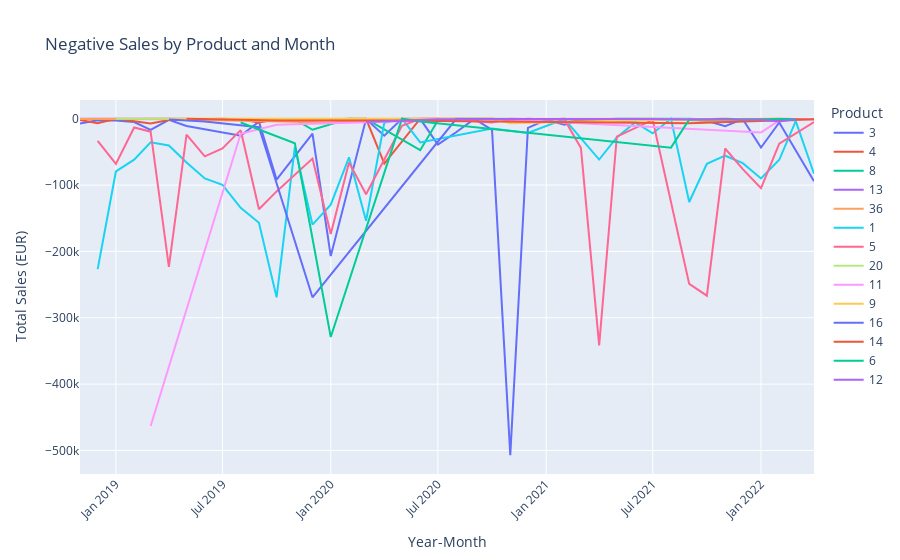

Notebook source saved alongside this figure:
### Markdown cell above
<span style="background-color:#235987; padding:5px; border-radius:5px;">**Remarks**</span> <a id='sales-data'></a>

Product Groups with **most negative sales**, from the lowest value: Group **1**, Group **5**, Group **3**, Group **11**, Group **6**, Group **16**.
- Are this products with the most sales as well? Is the negative sales value proportional to the positive values?

### Code cell
negative_sales['Year_Month'] = negative_sales['DATE'].dt.to_period('M').astype(str)
grouped_negative_sales_prod_month = negative_sales.groupby(['Year_Month', 'Mapped_GCK'])['Sales_EUR'].sum().reset_index()

plot_sales_by_product_month(grouped_negative_sales_prod_month, 'Year_Month', 'Sales_EUR', 'Mapped_GCK', 
                            'Negative Sales by Product and Month', 'Year-Month', 'Total Sales (EUR)')

### Figure 1 — Plotly figure (JSON) as saved in the notebook; plotly's stock layout.template omitted (floating-point values rounded to 4 significant figures)
{"data": [{"hovertemplate": "Product=3<br>Year-Month=%{x}<br>Total Sales (EUR)=%{y}<extra></extra>", "legendgroup": "3", "line": {"color": "#636efa", "dash": "solid"}, "marker": {"symbol": "circle"}, "mode": "lines", "name": "3", "orientation": "v", "showlegend": true, "type": "scatter", "x": ["2018-11", "2018-12", "2019-01", "2019-02", "2019-03", "2019-04", "2019-05", "2019-08", "2019-09", "2019-10", "2019-12", "2020-01", "2020-03", "2020-04", "2020-05", "2020-06", "2020-07", "2020-08", "2020-09", "2020-10", "2020-11", "2020-12", "2021-01", "2021-02", "2021-03", "2021-05", "2021-06", "2021-07", "2021-08", "2021-09", "2021-10", "2021-11", "2021-12", "2022-01", "2022-02", "2022-04"], "xaxis": "x", "y": [-7269.0, -2448.0, -2775.0, -5030.0, -16710.0, -1745.0, -10960.0, -25710.0, -4504.0, -91860.0, -22660.0, -207000.0, -476.1, -25520.0, -178.9, -241.9, -38877, -20428, -280.9, -16790.0, -507300.0, -13850.0, -1676.0, -8963.0, -1972.0, -3888, -2588.0, -800.8, -1077.0, -1331.0, -2984.0, -11170.0, -633.5, -43470.0, -5723.0, -94320.0], "yaxis": "y"}, {"hovertemplate": "Product=4<br>Year-Month=%{x}<br>Total Sales (EUR)=%{y}<extra></extra>", "legendgroup": "4", "line": {"color": "#EF553B", "dash": "solid"}, "marker": {"symbol": "circle"}, "mode": "lines", "name": "4", "orientation": "v", "showlegend": true, "type": "scatter", "x": ["2018-11", "2018-12", "2019-01", "2019-03", "2019-04", "2019-07", "2019-08", "2019-09", "2019-10", "2020-01", "2020-02", "2020-03", "2020-04", "2020-06", "2020-07", "2020-10", "2020-11", "2020-12", "2021-01", "2021-02", "2021-03", "2021-04", "2021-05", "2021-06", "2021-07", "2021-09", "2021-10", "2021-11", "2021-12", "2022-01", "2022-02", "2022-03", "2022-04"], "xaxis": "x", "y": [-2030.0, -6772.0, -261.6, -7123.0, -2037.0, -68.45, -1072.0, -5764.0, -751.9, -1351.0, -52.08, -91.45, -67750.0, -55.62, -107.4, -127.4, -3575.0, -156.3, -1267.0, -77.6, -2575.0, -2483.0, -2834.0, -1615.0, -1513.0, -377.3, -924.1, -64.48, -733.1, -45.92, -99.36, -428.7, -721.0], "yaxis": "y"}, {"hovertemplate": "Product=8<br>Year-Month=%{x}<br>Total Sales (EUR)=%{y}<extra></extra>", "legendgroup": "8", "line": {"color": "#00cc96", "dash": "solid"}, "marker": {"symbol": "circle"}, "mode": "lines", "name": "8", "orientation": "v", "showlegend": true, "type": "scatter", "x": ["2018-11", "2019-03", "2019-11", "2019-12", "2020-02", "2020-03", "2020-06", "2020-07", "2020-08", "2021-03", "2021-04", "2021-05", "2021-09", "2021-11", "2022-03"], "xaxis": "x", "y": [-500, -1000, -970, -16670.0, -205.9, -388.0, -47500.0, -2713.0, -105.4, -659.8, -1202.0, -46.2, -225.0, -2023.0, -2168.0], "yaxis": "y"}, {"hovertemplate": "Product=13<br>Year-Month=%{x}<br>Total Sales (EUR)=%{y}<extra></extra>", "legendgroup": "13", "line": {"color": "#ab63fa", "dash": "solid"}, "marker": {"symbol": "circle"}, "mode": "lines", "name": "13", "orientation": "v", "showlegend": true, "type": "scatter", "x": ["2018-11", "2019-04", "2019-05"], "xaxis": "x", "y": [-158.2, -26.31, -8.59], "yaxis": "y"}, {"hovertemplate": "Product=36<br>Year-Month=%{x}<br>Total Sales (EUR)=%{y}<extra></extra>", "legendgroup": "36", "line": {"color": "#FFA15A", "dash": "solid"}, "marker": {"symbol": "circle"}, "mode": "lines", "name": "36", "orientation": "v", "showlegend": true, "type": "scatter", "x": ["2018-11", "2019-04", "2019-06", "2020-01", "2020-05", "2021-03", "2021-07", "2021-11"], "xaxis": "x", "y": [-369.3, -246.3, -1780.0, -5887.0, -426.4, -360, -6.43, -4310.0], "yaxis": "y"}, {"hovertemplate": "Product=1<br>Year-Month=%{x}<br>Total Sales (EUR)=%{y}<extra></extra>", "legendgroup": "1", "line": {"color": "#19d3f3", "dash": "solid"}, "marker": {"symbol": "circle"}, "mode": "lines", "name": "1", "orientation": "v", "showlegend": true, "type": "scatter", "x": ["2018-12", "2019-01", "2019-02", "2019-03", "2019-04", "2019-05", "2019-06", "2019-07", "2019-08", "2019-09", "2019-10", "2019-11", "2019-12", "2020-01", "2020-02", "2020-03", "2020-04", "2020-05", "2020-06", "2020-10", "2020-12", "2021-02", "2021-04", "2021-05", "2021-06", "2021-07", "2021-08", "2021-09", "2021-10", "2021-11", "2021-12", "2022-01", "2022-02", "2022-03", "2022-04"], "xaxis": "x", "y": [-226700.0, -79500.0, -61770.0, -35530.0, -40300.0, -65900.0, -90040.0, -99660.0, -134300.0, -156900.0, -269100.0, -42670.0, -159600.0, -129600.0, -58220.0, -153800.0, -5967.0, -7.11e-15, -35720.0, -14960.0, -21590.0, -516.6, -61570.0, -28300.0, -5686.0, -21940.0, -100.3, -125600.0, -68010.0, -55770.0, -67060.0, -90100.0, -61910.0, -3677.0, -82990.0], "yaxis": "y"}, {"hovertemplate": "Product=5<br>Year-Month=%{x}<br>Total Sales (EUR)=%{y}<extra></extra>", "legendgroup": "5", "line": {"color": "#FF6692", "dash": "solid"}, "marker": {"symbol": "circle"}, "mode": "lines", "name": "5", "orientation": "v", "showlegend": true, "type": "scatter", "x": ["2018-12", "2019-01", "2019-02", "2019-03", "2019-04", "2019-05", "2019-06", "2019-07", "2019-08", "2019-09", "2019-10", "2019-12", "2020-01", "2020-02", "2020-03", "2020-05", "2020-06", "2020-07", "2020-10", "2020-11", "2021-02", "2021-03", "2021-04", "2021-05", "2021-07", "2021-09", "2021-10", "2021-11", "2021-12", "2022-01", "2022-02", "2022-04"], "xaxis": "x", "y": [-33570.0, -68220.0, -13270.0, -19540.0, -223200.0, -24110.0, -56670.0, -44730.0, -17270.0, -136600.0, -109600.0, -60000.0, -173800.0, -65910.0, -113700.0, -10790.0, -36.96, -168, -5568.0, -76.75, -1237.0, -44050.0, -341500.0, -27000.0, -1818.0, -249000.0, -266700.0, -44920.0, -76100.0, -104700.0, -37700.0, -5016.0], "yaxis": "y"}, {"hovertemplate": "Product=20<br>Year-Month=%{x}<br>Total Sales (EUR)=%{y}<extra></extra>", "legendgroup": "20", "line": {"color": "#B6E880", "dash": "solid"}, "marker": {"symbol": "circle"}, "mode": "lines", "name": "20", "orientation": "v", "showlegend": true, "type": "scatter", "x": ["2019-01", "2019-04", "2019-05", "2019-09", "2020-11"], "xaxis": "x", "y": [-1.14, -15.63, -5.1, -6.6, -11.16], "yaxis": "y"}, {"hovertemplate": "Product=11<br>Year-Month=%{x}<br>Total Sales (EUR)=%{y}<extra></extra>", "legendgroup": "11", "line": {"color": "#FF97FF", "dash": "solid"}, "marker": {"symbol": "circle"}, "mode": "lines", "name": "11", "orientation": "v", "showlegend": true, "type": "scatter", "x": ["2019-03", "2019-08", "2019-10", "2020-10", "2022-01", "2022-02", "2022-04"], "xaxis": "x", "y": [-463000.0, -22775, -9153.0, -2, -20670.0, -2518, -587.6], "yaxis": "y"}, {"hovertemplate": "Product=9<br>Year-Month=%{x}<br>Total Sales (EUR)=%{y}<extra></extra>", "legendgroup": "9", "line": {"color": "#FECB52", "dash": "solid"}, "marker": {"symbol": "circle"}, "mode": "lines", "name": "9", "orientation": "v", "showlegend": true, "type": "scatter", "x": ["2019-04", "2020-04", "2020-07", "2020-10", "2020-11", "2021-09", "2021-10", "2021-11", "2021-12", "2022-01", "2022-02"], "xaxis": "x", "y": [-31.05, -375, -35.25, -35.25, -6788.0, -28.8, -12.96, -2983, -28.5, -28.5, -28.5], "yaxis": "y"}, {"hovertemplate": "Product=16<br>Year-Month=%{x}<br>Total Sales (EUR)=%{y}<extra></extra>", "legendgroup": "16", "line": {"color": "#636efa", "dash": "solid"}, "marker": {"symbol": "circle"}, "mode": "lines", "name": "16", "orientation": "v", "showlegend": true, "type": "scatter", "x": ["2019-04", "2019-06", "2019-09", "2019-12", "2020-08", "2021-05"], "xaxis": "x", "y": [-1362.0, -4087, -12721, -269100.0, -581, -540], "yaxis": "y"}, {"hovertemplate": "Product=14<br>Year-Month=%{x}<br>Total Sales (EUR)=%{y}<extra></extra>", "legendgroup": "14", "line": {"color": "#EF553B", "dash": "solid"}, "marker": {"symbol": "circle"}, "mode": "lines", "name": "14", "orientation": "v", "showlegend": true, "type": "scatter", "x": ["2019-05", "2019-10", "2020-04", "2021-09", "2022-04"], "xaxis": "x", "y": [-48.6, -2851.0, -2851.0, -6743.0, -648.8], "yaxis": "y"}, {"hovertemplate": "Product=6<br>Year-Month=%{x}<br>Total Sales (EUR)=%{y}<extra></extra>", "legendgroup": "6", "line": {"color": "#00cc96", "dash": "solid"}, "marker": {"symbol": "circle"}, "mode": "lines", "name": "6", "orientation": "v", "showlegend": true, "type": "scatter", "x": ["2019-08", "2019-11", "2020-01", "2020-05", "2020-06", "2021-08", "2021-09", "2022-02", "2022-03"], "xaxis": "x", "y": [-5721.0, -36995, -329100.0, -4.55e-13, -4068.0, -43650.0, -1281.0, -54, -425.9], "yaxis": "y"}, {"hovertemplate": "Product=12<br>Year-Month=%{x}<br>Total Sales (EUR)=%{y}<extra></extra>", "legendgroup": "12", "line": {"color": "#ab63fa", "dash": "solid"}, "marker": {"symbol": "circle"}, "mode": "lines", "name": "12", "orientation": "v", "showlegend": true, "type": "scatter", "x": ["2020-03", "2020-07", "2021-06", "2021-07", "2021-08", "2021-11", "2022-01", "2022-02", "2022-03"], "xaxis": "x", "y": [-4796, -720, -520.8, -449.4, -1139.0, -1071.0, -1465.0, -4313.0, -1013.0], "yaxis": "y"}], "layout": {"legend": {"title": {"text": "Product"}, "tracegroupgap": 0}, "title": {"text": "Negative Sales by Product and Month"}, "xaxis": {"anchor": "y", "domain": [0, 1], "tickangle": -45, "title": {"text": "Year-Month"}}, "yaxis": {"anchor": "x", "domain": [0, 1], "title": {"text": "Total Sales (EUR)"}}}}
